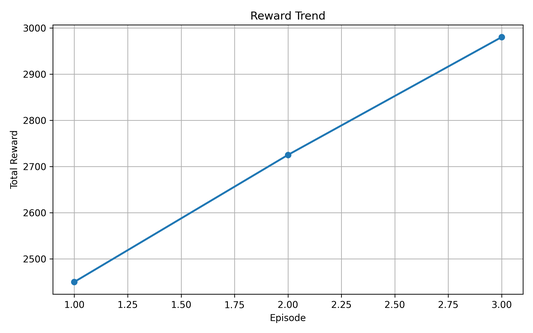
#> input picture evaluation/reward_trend.png, 533 x 333 px, shrunk from 2400 x 1500 before the run, found by its file name
$ python generate_training_summary.py
#> lines starting #> are read from the running program, lines starting #| are printed output that depends on the picture
"""
Training Summary Generator

Combines the generated training graphs into a single summary image.
"""

import os
from PIL import Image


def generate_training_summary():

    evaluation_dir = "evaluation"
    dashboard_dir = "dashboard"

    os.makedirs(dashboard_dir, exist_ok=True)

    reward = Image.open(os.path.join(evaluation_dir, "reward_trend.png"))
#> reward is the input picture: PIL image 533x333 RGBA; mean R, G, B, A 248.2, 248.8, 249.1, 255
    revenue = Image.open(os.path.join(evaluation_dir, "revenue_trend.png"))
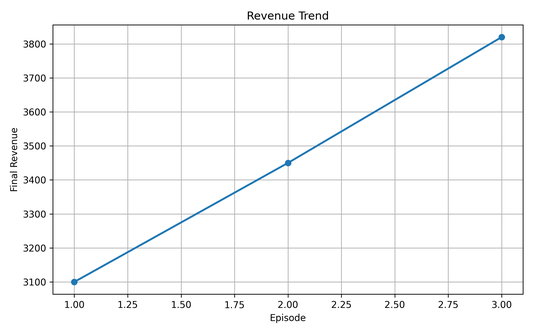
#> input picture evaluation/revenue_trend.png, 533 x 333 px, shrunk from 2400 x 1500 before the run, found by its file name
#> revenue is the input picture: PIL image 533x333 RGBA; mean R, G, B, A 247.6, 248.1, 248.5, 255
    inventory = Image.open(os.path.join(evaluation_dir, "inventory_trend.png"))
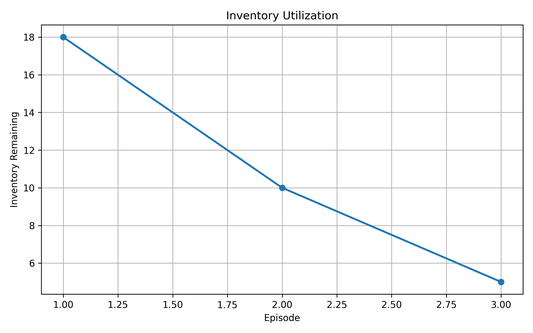
#> input picture evaluation/inventory_trend.png, 533 x 333 px, shrunk from 2400 x 1500 before the run, found by its file name
#> inventory is the input picture: PIL image 533x333 RGBA; mean R, G, B, A 248.1, 248.6, 249, 255

    width = max(
        reward.width,
        revenue.width,
        inventory.width
    )
#> width = 533

    total_height = (
        reward.height +
        revenue.height +
        inventory.height
    )
#> total_height = 999

    summary = Image.new(
        "RGB",
        (width, total_height),
        color="white"
    )
#> summary: PIL image 533x999 RGB; every value is 255

    y = 0

    summary.paste(reward, (0, y))
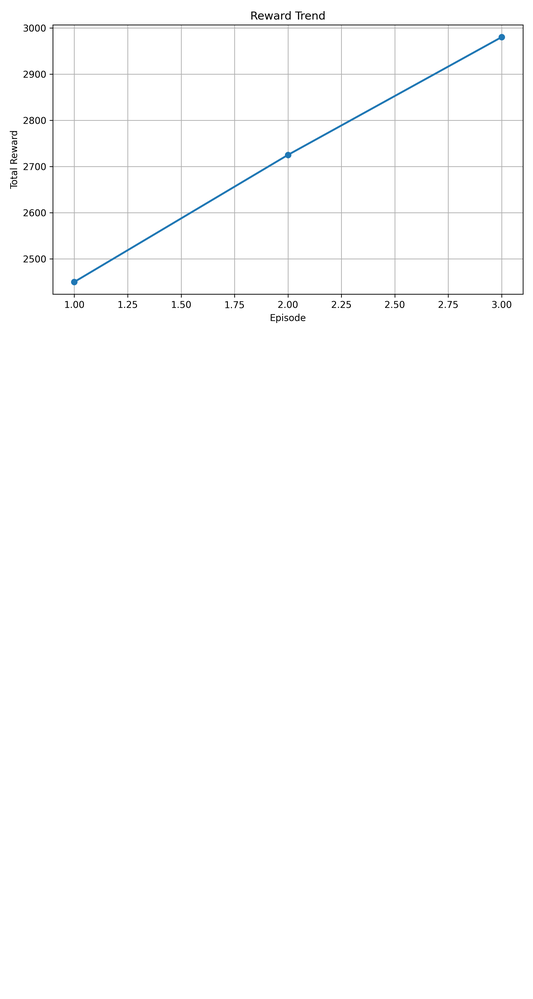
#> summary: PIL image 533x999 RGB; mean R, G, B 252.7, 252.9, 253
    y += reward.height
#> y = 333

    summary.paste(revenue, (0, y))
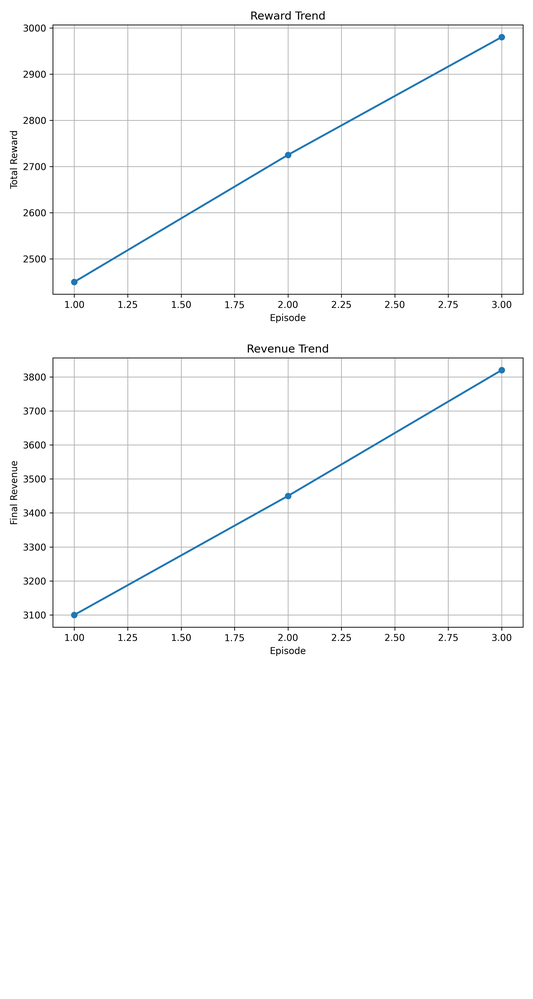
#> summary: PIL image 533x999 RGB; mean R, G, B 250.3, 250.6, 250.9
    y += revenue.height
#> y = 666

    summary.paste(inventory, (0, y))
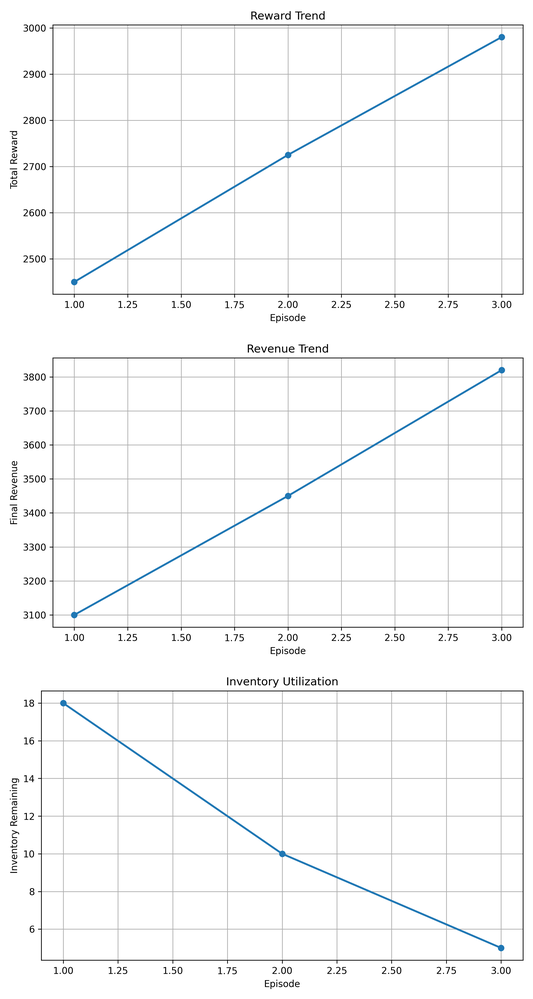
#> summary: PIL image 533x999 RGB; mean R, G, B 248, 248.5, 248.9

    output = os.path.join(
        dashboard_dir,
        "training_summary.png"
    )

    summary.save(output)

    print("Training summary generated successfully!")
    print(output)


if __name__ == "__main__":
    generate_training_summary()
